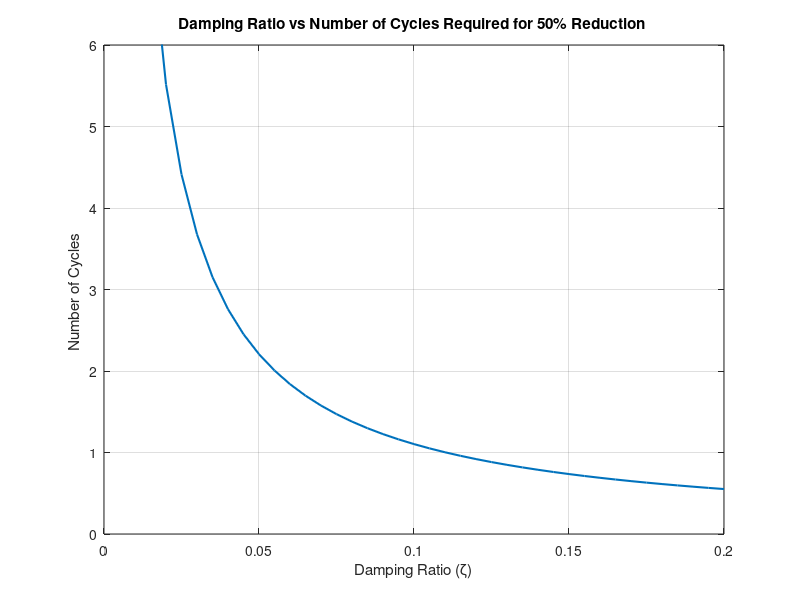

Write the MATLAB code that produced this figure.
% Define damping ratios
zeta = 0:0.005:0.2; % Range of damping ratios from 0 to 0.2 with 0.05 spacing

% Calculate number of cycles for 50% reduction in amplitude
num_cycles = (1 ./ (2*pi*zeta)) .* log(2);

% Plot the diagram
figure;
plot(zeta, num_cycles, 'LineWidth', 1.5);
xlabel('Damping Ratio (\zeta)');
ylabel('Number of Cycles ');
title('Damping Ratio vs Number of Cycles Required for 50% Reduction ');
grid on;

% Set axis limits and ticks
xlim([0 0.2]);
ylim([0 6]);
xticks(0:0.05:0.2);
yticks(0:1:6);